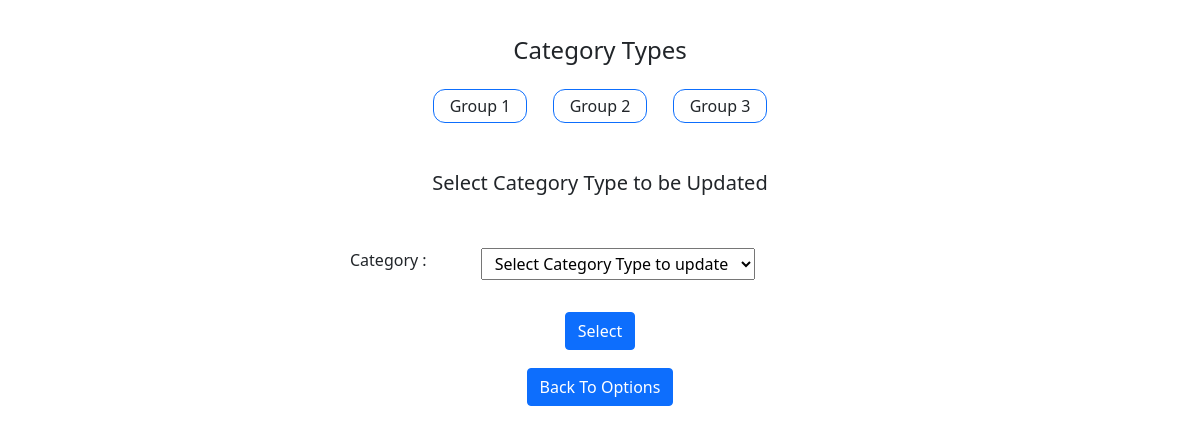
Screenshot of /admin/update-cat.php with the database file from the repository.
### tables this page shows
CREATE TABLE `category` (
  `cat_type` varchar(255) NOT NULL,
  `cat_description` varchar(255) NOT NULL,
  `cat_criteria` varchar(255) NOT NULL,
  PRIMARY KEY (`cat_type`)
);

### admin/update-cat.php (the view, shortened to what this page needs)
<!DOCTYPE html>
<html>
    <head>
        <link href="https://cdn.jsdelivr.net/npm/bootstrap@5.0.0-beta1/dist/css/bootstrap.min.css" rel="stylesheet">
        <link rel="stylesheet" href="">
    </head>
    <body>
        <h4 class="up-head text-center" style="margin-top: 3%;">Category Types</h4>
        <div class="big-container">
        <?php
            include('../dbconnection.php');
            $query = "SELECT *FROM`category`";
            $run = mysqli_query($conn, $query);
            while($data = mysqli_fetch_assoc($run)) {
                ?>
                <div class="container-fluid p-3 bg-white details-container">
                    <div class="row p-1 border border-primary">
                        <div class="col-12"><?php echo $data['cat_type'] ?></div>
                    </div>
                </div>
                <?php
            }
        ?>
        </div>
        <h5 class="text-center" style="margin-top: 2.7%;">Select Category Type to be Updated</h5>
        <div class="container d-flex justify-content-center">
            <div class="row text-center">
                <div class="form">
                    <form class="login-form" method="post" action="update-cat.php">
                        <label class="first" for="type">Category :
                            <select style="padding: 3px 9px; margin-left: 54px;" name="ctype" id="ctype" required>
                                <option value="" disabled selected hidden>Select Category Type to update</option>
                            </select>
                        </label><br>
                        <button type="submit" class="btn btn-details btn-primary" name="submit" value="select"> Select </button><br>
                        <a href="cat-options.php"><button class="btn btn-details btn-primary" type="button">Back To Options</button></a>
                    </form>
                </div>
            </div>
        </div>
    </body>
</html>

### admin/update-cat.php (style rules this page uses)
.big-container { display: flex; flex-direction: row; justify-content: center; }
.details-container { margin: 0; width: 10%; display: flex; flex-direction: row; justify-content: center; align-items: center; }
.details-container div { border-radius: 12px; }
.login-form { width: 500px; padding: 9% 0% 5% 0%; }
.login-form label { width: 90%; display: flex; flex-direction: row; justify-content: space-between; }
.login-form label:first-child { justify-content: flex-start; }
.login-form button { margin: 1.5% 0 2.1%; }

### rows the page displays
category: cat_type "Group 1"
category: cat_type "Group 2"
category: cat_type "Group 3"
